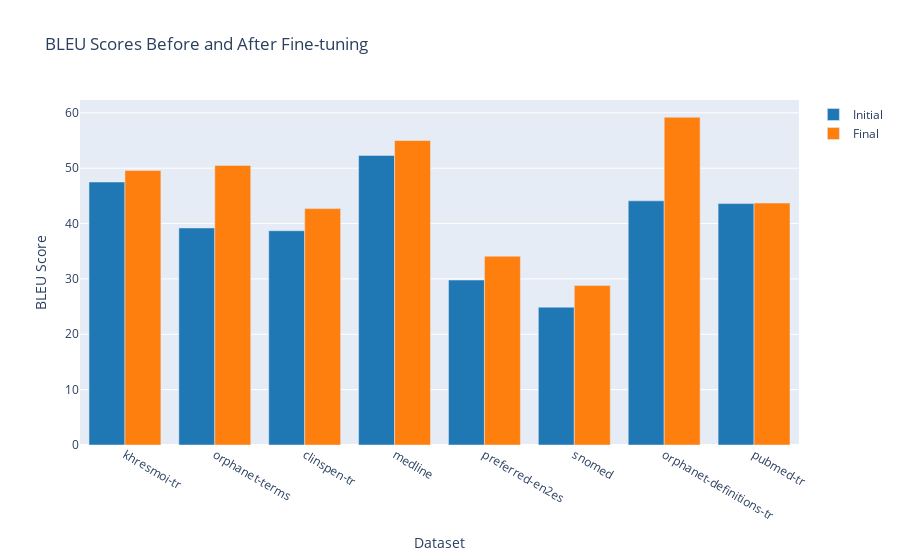

The notebook cell this image was saved under:
### Markdown cell above
#### Experiment B: higher LRs

### Code cell
vocabulary_initial = [47.5, 39.2, 38.7, 52.3, 29.8, 24.9, 44.1, 43.6]
vocabulary_final = [49.6, 50.5, 42.7, 55.0, 34.1, 28.8, 59.2, 43.7]
plot_curriculum_results(vocabulary_datasets, vocabulary_initial, vocabulary_final)

### Figure 1 — Plotly figure (JSON) as saved in the notebook; plotly's stock layout.template omitted (floating-point values rounded to 4 significant figures)
{"data": [{"marker": {"color": "rgb(31, 119, 180)"}, "name": "Initial", "x": ["khresmoi-tr", "orphanet-terms", "clinspen-tr", "medline", "preferred-en2es", "snomed", "orphanet-definitions-tr", "pubmed-tr"], "y": [47.5, 39.2, 38.7, 52.3, 29.8, 24.9, 44.1, 43.6], "type": "bar"}, {"marker": {"color": "rgb(255, 127, 14)"}, "name": "Final", "x": ["khresmoi-tr", "orphanet-terms", "clinspen-tr", "medline", "preferred-en2es", "snomed", "orphanet-definitions-tr", "pubmed-tr"], "y": [49.6, 50.5, 42.7, 55.0, 34.1, 28.8, 59.2, 43.7], "type": "bar"}], "layout": {"barmode": "group", "title": {"text": "BLEU Scores Before and After Fine-tuning"}, "xaxis": {"title": {"text": "Dataset"}}, "yaxis": {"title": {"text": "BLEU Score"}}}}
